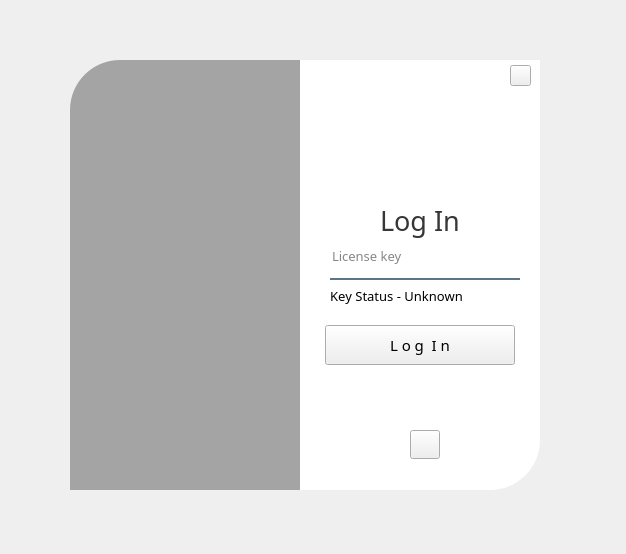
<?xml version="1.0" encoding="UTF-8"?>
<ui version="4.0">
 <class>Form</class>
 <widget class="QWidget" name="Form">
  <property name="geometry">
   <rect>
    <x>0</x>
    <y>0</y>
    <width>626</width>
    <height>554</height>
   </rect>
  </property>
  <property name="windowTitle">
   <string>Form</string>
  </property>
  <widget class="QWidget" name="widget" native="true">
   <property name="geometry">
    <rect>
     <x>30</x>
     <y>30</y>
     <width>550</width>
     <height>500</height>
    </rect>
   </property>
   <property name="styleSheet">
    <string notr="true">QPushButton#pushButton, #pushButton_2{
	background-color: qlineargradient(spread:pad, x1:0, y1:0.505682, x2:1, y2:0.477, stop:0 rgba(11, 131, 120, 219), stop:1 rgba(85, 98, 112, 226));
	color:rgba(255, 255, 255, 210);
	border-radius:5px;
}

QPushButton#pushButton:hover, #pushButton_2:hover{
	background-color: qlineargradient(spread:pad, x1:0, y1:0.505682, x2:1, y2:0.477, stop:0 rgba(150, 123, 111, 219), stop:1 rgba(85, 81, 84, 226));
}

QPushButton#pushButton:pressed, #pushButton_2:pressed{
	padding-left:5px;
	padding-top:5px;
	background-color:rgba(150, 123, 111, 255);
}
</string>
   </property>
   <widget class="QLabel" name="label">
    <property name="enabled">
     <bool>true</bool>
    </property>
    <property name="geometry">
     <rect>
      <x>40</x>
      <y>30</y>
      <width>230</width>
      <height>430</height>
     </rect>
    </property>
    <property name="styleSheet">
     <string notr="true">border-image: url(:/Images/background.png);
border-top-left-radius: 50px;</string>
    </property>
    <property name="text">
     <string/>
    </property>
   </widget>
   <widget class="QLabel" name="label_2">
    <property name="geometry">
     <rect>
      <x>40</x>
      <y>30</y>
      <width>230</width>
      <height>430</height>
     </rect>
    </property>
    <property name="styleSheet">
     <string notr="true">background-color:rgba(0, 0, 0, 80);
border-top-left-radius: 50px;</string>
    </property>
    <property name="text">
     <string/>
    </property>
    <property name="pixmap">
     <pixmap>../images/gui/gui_left.jpg</pixmap>
    </property>
    <property name="scaledContents">
     <bool>true</bool>
    </property>
   </widget>
   <widget class="QLabel" name="label_3">
    <property name="geometry">
     <rect>
      <x>270</x>
      <y>30</y>
      <width>240</width>
      <height>430</height>
     </rect>
    </property>
    <property name="styleSheet">
     <string notr="true">background-color:rgba(255, 255, 255, 255);
border-bottom-right-radius: 50px;</string>
    </property>
    <property name="text">
     <string/>
    </property>
   </widget>
   <widget class="QLabel" name="label_4">
    <property name="geometry">
     <rect>
      <x>350</x>
      <y>170</y>
      <width>100</width>
      <height>40</height>
     </rect>
    </property>
    <property name="font">
     <font>
      <family>Segoe UI Variable Display Light</family>
      <pointsize>20</pointsize>
      <weight>50</weight>
      <bold>false</bold>
     </font>
    </property>
    <property name="styleSheet">
     <string notr="true">color:rgba(0, 0, 0, 200);</string>
    </property>
    <property name="text">
     <string>Log In</string>
    </property>
   </widget>
   <widget class="QLineEdit" name="Login_EnterKey">
    <property name="geometry">
     <rect>
      <x>300</x>
      <y>210</y>
      <width>190</width>
      <height>40</height>
     </rect>
    </property>
    <property name="font">
     <font>
      <family>Segoe UI Variable Display</family>
      <pointsize>10</pointsize>
     </font>
    </property>
    <property name="styleSheet">
     <string notr="true">background-color:rgba(0, 0, 0, 0);
border:none;
border-bottom:2px solid rgba(46, 82, 101, 200);
color:rgba(0, 0, 0, 240);
padding-bottom:7px;</string>
    </property>
    <property name="placeholderText">
     <string>License key</string>
    </property>
   </widget>
   <widget class="QPushButton" name="Login_LoginButton">
    <property name="geometry">
     <rect>
      <x>295</x>
      <y>295</y>
      <width>190</width>
      <height>40</height>
     </rect>
    </property>
    <property name="font">
     <font>
      <family>Segoe UI Variable Small Light</family>
      <pointsize>11</pointsize>
      <weight>50</weight>
      <bold>false</bold>
     </font>
    </property>
    <property name="text">
     <string>L o g  I n</string>
    </property>
   </widget>
   <widget class="QLabel" name="Login_KeyStatus">
    <property name="geometry">
     <rect>
      <x>300</x>
      <y>250</y>
      <width>371</width>
      <height>31</height>
     </rect>
    </property>
    <property name="font">
     <font>
      <family>Segoe UI Variable Small Light</family>
      <pointsize>10</pointsize>
      <weight>50</weight>
      <italic>false</italic>
      <bold>false</bold>
      <underline>false</underline>
      <strikeout>false</strikeout>
      <kerning>false</kerning>
     </font>
    </property>
    <property name="text">
     <string>Key Status - Unknown</string>
    </property>
    <property name="alignment">
     <set>Qt::AlignLeading|Qt::AlignLeft|Qt::AlignVCenter</set>
    </property>
   </widget>
   <widget class="QPushButton" name="Login_DiscordButton">
    <property name="geometry">
     <rect>
      <x>380</x>
      <y>400</y>
      <width>30</width>
      <height>29</height>
     </rect>
    </property>
    <property name="maximumSize">
     <size>
      <width>30</width>
      <height>30</height>
     </size>
    </property>
    <property name="font">
     <font>
      <family>Social Media Circled</family>
      <pointsize>15</pointsize>
     </font>
    </property>
    <property name="text">
     <string/>
    </property>
    <property name="icon">
     <iconset>
      <normaloff>../images/gui/discord.png</normaloff>../images/gui/discord.png</iconset>
    </property>
    <property name="iconSize">
     <size>
      <width>26</width>
      <height>28</height>
     </size>
    </property>
   </widget>
   <widget class="QPushButton" name="Login_ExitButton">
    <property name="geometry">
     <rect>
      <x>480</x>
      <y>35</y>
      <width>21</width>
      <height>21</height>
     </rect>
    </property>
    <property name="text">
     <string/>
    </property>
    <property name="icon">
     <iconset>
      <normaloff>../Images/exit.png</normaloff>../Images/exit.png</iconset>
    </property>
    <property name="iconSize">
     <size>
      <width>23</width>
      <height>23</height>
     </size>
    </property>
   </widget>
  </widget>
 </widget>
 <resources>
  <include location="files.qrc"/>
 </resources>
 <connections/>
</ui>
